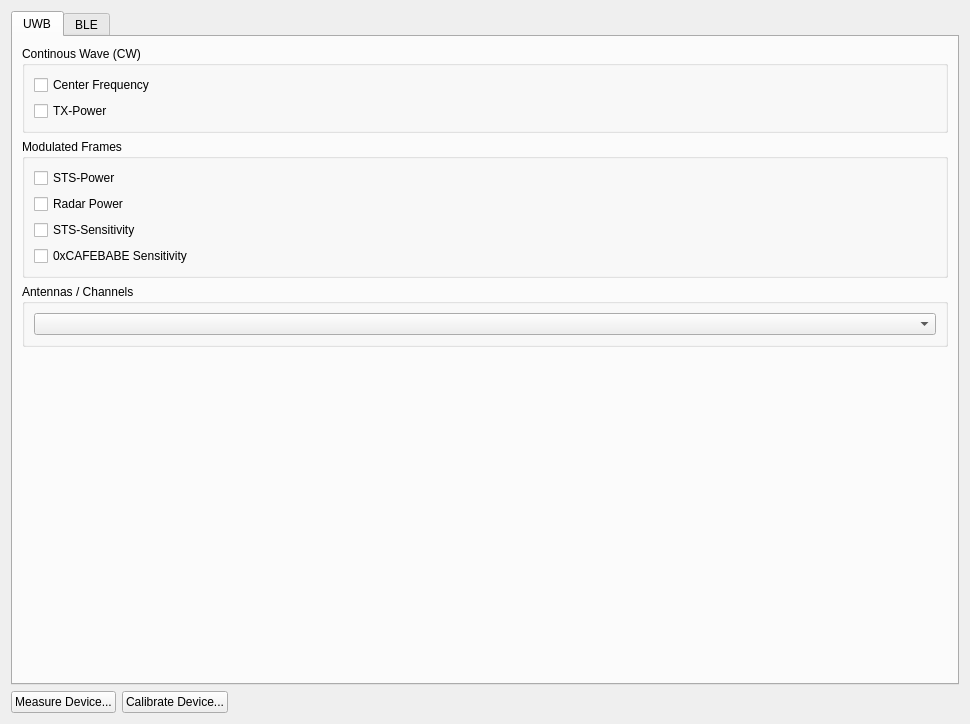
<?xml version="1.0" encoding="UTF-8"?>
<ui version="4.0">
 <class>Form</class>
 <widget class="QWidget" name="Form">
  <property name="geometry">
   <rect>
    <x>0</x>
    <y>0</y>
    <width>970</width>
    <height>724</height>
   </rect>
  </property>
  <property name="sizePolicy">
   <sizepolicy hsizetype="Preferred" vsizetype="Preferred">
    <horstretch>0</horstretch>
    <verstretch>0</verstretch>
   </sizepolicy>
  </property>
  <property name="windowTitle">
   <string>Form</string>
  </property>
  <layout class="QVBoxLayout" name="verticalLayout_2">
   <item>
    <widget class="QTabWidget" name="tabWidget">
     <property name="currentIndex">
      <number>0</number>
     </property>
     <widget class="QWidget" name="tabUWB">
      <attribute name="title">
       <string>UWB</string>
      </attribute>
      <layout class="QVBoxLayout" name="verticalLayout_6">
       <item>
        <widget class="QGroupBox" name="groupBox_2">
         <property name="title">
          <string>Continous Wave (CW)</string>
         </property>
         <layout class="QVBoxLayout" name="verticalLayout_4">
          <item>
           <widget class="QCheckBox" name="checkBox">
            <property name="text">
             <string>Center Frequency</string>
            </property>
           </widget>
          </item>
          <item>
           <widget class="QCheckBox" name="checkBox_2">
            <property name="text">
             <string>TX-Power</string>
            </property>
           </widget>
          </item>
         </layout>
        </widget>
       </item>
       <item>
        <widget class="QGroupBox" name="groupBox_3">
         <property name="title">
          <string>Modulated Frames</string>
         </property>
         <layout class="QVBoxLayout" name="verticalLayout_5">
          <item>
           <widget class="QCheckBox" name="checkBox_3">
            <property name="text">
             <string>STS-Power</string>
            </property>
           </widget>
          </item>
          <item>
           <widget class="QCheckBox" name="checkBox_4">
            <property name="text">
             <string>Radar Power</string>
            </property>
           </widget>
          </item>
          <item>
           <widget class="QCheckBox" name="checkBox_5">
            <property name="text">
             <string>STS-Sensitivity</string>
            </property>
           </widget>
          </item>
          <item>
           <widget class="QCheckBox" name="checkBox_6">
            <property name="text">
             <string>0xCAFEBABE Sensitivity</string>
            </property>
           </widget>
          </item>
         </layout>
        </widget>
       </item>
       <item>
        <widget class="QGroupBox" name="groupBox">
         <property name="title">
          <string>Antennas / Channels</string>
         </property>
         <layout class="QVBoxLayout" name="verticalLayout">
          <item>
           <widget class="QComboBox" name="comboBox"/>
          </item>
         </layout>
        </widget>
       </item>
       <item>
        <spacer name="verticalSpacer">
         <property name="orientation">
          <enum>Qt::Vertical</enum>
         </property>
         <property name="sizeHint" stdset="0">
          <size>
           <width>20</width>
           <height>40</height>
          </size>
         </property>
        </spacer>
       </item>
      </layout>
     </widget>
     <widget class="QWidget" name="tabBLE">
      <attribute name="title">
       <string>BLE</string>
      </attribute>
      <layout class="QVBoxLayout" name="verticalLayout_7">
       <item>
        <widget class="QCheckBox" name="checkBox_8">
         <property name="text">
          <string>CheckBox</string>
         </property>
        </widget>
       </item>
       <item>
        <widget class="QCheckBox" name="checkBox_7">
         <property name="text">
          <string>TX-Power</string>
         </property>
        </widget>
       </item>
       <item>
        <spacer name="verticalSpacer_2">
         <property name="orientation">
          <enum>Qt::Vertical</enum>
         </property>
         <property name="sizeHint" stdset="0">
          <size>
           <width>20</width>
           <height>40</height>
          </size>
         </property>
        </spacer>
       </item>
      </layout>
     </widget>
    </widget>
   </item>
   <item>
    <layout class="QHBoxLayout" name="horizontalLayout_2">
     <item>
      <widget class="QPushButton" name="pushButton_2">
       <property name="text">
        <string>Measure Device...</string>
       </property>
      </widget>
     </item>
     <item>
      <widget class="QPushButton" name="pushButton_4">
       <property name="text">
        <string>Calibrate Device...</string>
       </property>
      </widget>
     </item>
     <item>
      <spacer name="horizontalSpacer">
       <property name="orientation">
        <enum>Qt::Horizontal</enum>
       </property>
       <property name="sizeHint" stdset="0">
        <size>
         <width>40</width>
         <height>20</height>
        </size>
       </property>
      </spacer>
     </item>
    </layout>
   </item>
  </layout>
 </widget>
 <resources/>
 <connections/>
</ui>
